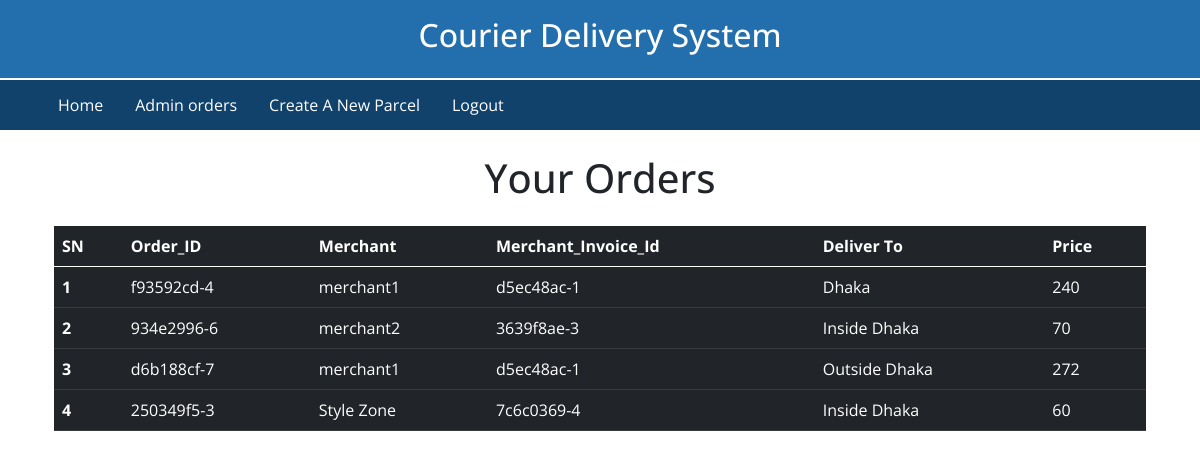
Page /main/ (signed in) on the committed database.
### App_Main/models.py (models this page shows, shortened)
class Order(models.Model):
    orderer=models.ForeignKey(User,on_delete=models.CASCADE,related_name='user_orderer')
    merchant=models.ForeignKey(Merchant,on_delete=models.CASCADE,related_name='merchant')
    parcel=models.ForeignKey(Parcel,on_delete=models.CASCADE,related_name='parcel')
    merchant_invoice_id=models.CharField(max_length=10)
    order_id=models.CharField(unique=True,max_length=10)
    ordered=models.BooleanField(default=False)
    class Meta:
        verbose_name_plural='Order Table'
        db_table = 'Order Table'

class Parcel(models.Model):
    TYPE = (
        ('F', 'Fragile'),
        ('L', 'Liquid'),
    )
    parcel_weight=models.IntegerField(default=0)
    parcel_type=models.CharField(max_length=1,choices=TYPE)
    parcel_cost=models.IntegerField(default=0)
    parcel_cod_charge=models.IntegerField(default=0)
    parcel_return_charge=models.IntegerField(default=0)
    parcel_deliver_to=models.ForeignKey(Location,on_delete=models.CASCADE,related_name='deliver_to')
    added_for_delivery=models.BooleanField(default=False)
    class Meta:
        verbose_name_plural='Parcel'
        db_table = 'Parcel'

class Location(models.Model):
    location=models.CharField(max_length=50)
    class Meta:
        verbose_name_plural='Location'
        db_table = 'Location'
    def __str__(self):
        return self.location

### App_Login/models.py (models this page shows, shortened)
class Merchant(models.Model):
    user=models.OneToOneField(User,on_delete=models.CASCADE,related_name='merchant')
    full_name=models.CharField(max_length=264,blank=True)
    address_1=models.TextField(max_length=264,blank=True)
    phone=models.CharField(max_length=20,blank=True)
    date_joined=models.DateTimeField(auto_now_add=True)
    invoice_id=models.CharField(unique=True,max_length=10)
    class Meta:
        verbose_name_plural='Merchant'
        db_table = 'Merchant'

class User(AbstractBaseUser,PermissionsMixin):
    email=models.EmailField(unique=True,null=False)
    username=models.CharField(max_length=264)
    is_merchant=models.BooleanField(default=False)
    is_staff=models.BooleanField(
        ugettext_lazy('staff_status'),default=False,help_text='Determines Whether They Can Log in this Site or not'
    )
    is_active=models.BooleanField(
        ugettext_lazy('active'),default=True,help_text='Determines Whether their Account Status is Active or not'
    )
    USERNAME_FIELD='email'
    REQUIRED_FIELDS=['username']
    objects=MyuserManager()
    class Meta:
        verbose_name_plural='User'
        db_table = 'User'

### App_Main/views.py (the view)
# urls.py: path('', views.order,name='main'),
def order(request):
    orders=models.Order.objects.filter(orderer=request.user,ordered=True)
    return render(request,'App_Main/Orders.html',context={'orders':orders,'title':'Your Orders'})

### templates/App_Main/Orders.html
{% extends "Base.html" %}
{% load crispy_forms_tags %}
{% block body_block %}
<h1 class="text-center my-4">{{title}}</h1>
<div class="container">
    <table class="table table-dark table-hover">
        <thead>
            <tr>
              <th scope="col">SN</th>
              <th scope="col">Order_ID</th>
              <th scope="col">Merchant</th>
              <th scope="col">Merchant_Invoice_Id</th>
              <th scope="col">Deliver To</th>
              <th scope="col">Price</th>
            </tr>
          </thead>
          <tbody>
            {% for parcel in orders %}
            <tr>
              <th scope="row">{{forloop.counter}}</th>
              <td >{{parcel.order_id}}</td>
              <td >{{parcel.merchant.user.username}}</td>
              <td >{{parcel.merchant_invoice_id}}</td>
              <td >{{parcel.parcel.parcel_deliver_to}}</td>
              <td>{{parcel.parcel.parcel_cost}}</td>
            </tr>
            {% endfor %}
          </tbody>
      </table>
    </div>
</div>
{% endblock body_block %}

### templates/Base.html (shortened to what this page needs)
{% load static %}
<!doctype html>
<html lang="en">
<head>
    <link href="https://cdn.jsdelivr.net/npm/bootstrap@5.0.0-beta1/dist/css/bootstrap.min.css" rel="stylesheet"
>
    <link rel="stylesheet" type='text/css' href="{% static 'css/base.css' %}">
</head>
<body>
    <div class="container-fluid py-3 topbar">
        <div class="row">
            <div class="col-sm-12 text-center">
                <h2>Courier Delivery System</h2>
            </div>
        </div>
    </div>
    <nav class="navbar navbar-custom">
        <div class="container">
            <div>
                <ul class="nav me-auto mb-2 mb-lg-0">
                    <li class="nav-item">
                        <a class="nav-link active" href="{% url 'App_Login:home' %}">Home</a>
                    </li>
                    {% if user.is_authenticated and user.is_merchant %}
                    <li class="nav-item">
                        <a class="nav-link" href="{% url 'App_Login:profile_update' %}" title={{user.username}}>My
                            Profile</a>
                    </li>
                    <li class="nav-item">
                        <a class="nav-link" href="{% url 'App_Main:my_orders' %}">View Orders</a>
                    </li>
                    <li class="nav-item">
                        <a class="nav-link" href="{% url 'App_Login:logout' %}">Logout</a>
                    </li>
                    {% elif user.is_authenticated and user.is_staff and user.is_active %}
                    <li class="nav-item">
                        <a class="nav-link" href="{% url 'App_Main:main' %}">Admin orders</a>
                    </li>
                    <li class="nav-item">
                        <a class="nav-link" href="{% url 'App_Main:parcel' %}">Create A New Parcel</a>
                    </li>
                    <li class="nav-item">
                        <a class="nav-link" href="{% url 'App_Login:logout' %}">Logout</a>
                    </li>
                    {% endif %}
            </div>
        </div>
    </nav>
    <div class="container">
        {% block body_block %}
        {% endblock body_block %}
</body>
</html>

### static/css/base.css (style rules this page uses)
body { font-family: 'Open Sans', sans-serif; }
.topbar { background-color:#236FAE; color:white; border-bottom: 2px solid white; }
.navbar-custom { background-color:#11426B; padding: .3rem 0; }
.nav-item .nav-link { color:white }

### templates/Base.html (style rules this page uses)
body { font-family: 'Open Sans', sans-serif; }

### rows in the picture
Order: order_id "f93592cd-4", merchant.user.username "merchant1", merchant_invoice_id "d5ec48ac-1", parcel.parcel_deliver_to "Dhaka", parcel.parcel_cost "240"
Order: order_id "934e2996-6", merchant.user.username "merchant2", merchant_invoice_id "3639f8ae-3", parcel.parcel_deliver_to "Inside Dhaka", parcel.parcel_cost "70"
Order: order_id "d6b188cf-7", merchant.user.username "merchant1", merchant_invoice_id "d5ec48ac-1", parcel.parcel_deliver_to "Outside Dhaka", parcel.parcel_cost "272"
Order: order_id "250349f5-3", merchant.user.username "Style Zone", merchant_invoice_id "7c6c0369-4", parcel.parcel_deliver_to "Inside Dhaka", parcel.parcel_cost "60"

### other values in the picture
{{ title }} "Your Orders"
